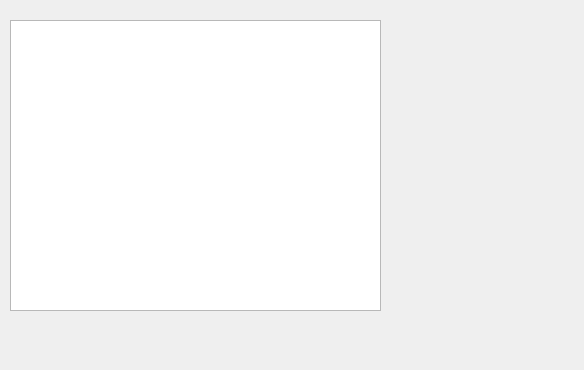
<?xml version="1.0" encoding="UTF-8"?>
<ui version="4.0">
 <class>abnormal</class>
 <widget class="QWidget" name="abnormal">
  <property name="geometry">
   <rect>
    <x>0</x>
    <y>0</y>
    <width>584</width>
    <height>370</height>
   </rect>
  </property>
  <property name="windowTitle">
   <string>Form</string>
  </property>
  <widget class="QChartView" name="graphicsView">
   <property name="geometry">
    <rect>
     <x>10</x>
     <y>20</y>
     <width>371</width>
     <height>291</height>
    </rect>
   </property>
  </widget>
 </widget>
 <customwidgets>
  <customwidget>
   <class>QChartView</class>
   <extends>QGraphicsView</extends>
   <header location="global">qchartview.h</header>
  </customwidget>
 </customwidgets>
 <resources/>
 <connections/>
</ui>
